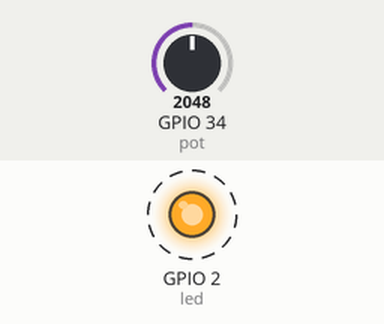
The program below on a simulated ESP32 board running MicroPython. On the bench: output pins drawn as LEDs (lit = HIGH). Dashed ring = blinking. Inputs (shaded band) come from the test bench; at power-on: GPIO 34 (pot) = 2048 (analog values on the 0–4095 scale). What the program prints to the serial console is not drawn.

Above: at 0.5 s.
Timing chart, 0 to 4.6 s (numbered marks = the images above):
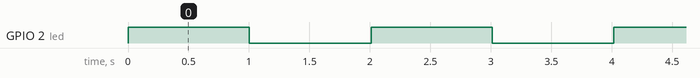

The program:

main.py
```python
#IMPORT RELATED LIBRARY
from machine import Pin, ADC
import time

#CONSTANT

#GLOBAL VAR
ledTick = 0
adcTick = 0

#USER DEFINE CLASS

#USER DEFINE FUNCTION
start_time = time.ticks_ms()
def millis():
    return time.ticks_ms() - start_time

#SETUP SECTION
led = Pin(2, Pin.OUT)
pot = ADC(Pin(34))
'''
ADC.ATTN_0DB — the full range voltage: 1.2V
ADC.ATTN_2_5DB — the full range voltage: 1.5V
ADC.ATTN_6DB — the full range voltage: 2.0V
ADC.ATTN_11DB — the full range voltage: 3.3V
'''
pot.atten(ADC.ATTN_11DB)

'''
ADC.WIDTH_9BIT = 9 - full range ADC: 512
ADC.WIDTH_10BIT = 10 - full range ADC: 1024
ADC.WIDTH_11BIT = 11 - full range ADC: 2048
ADC.WIDTH_12BIT = 12 - full range ADC: 4096
'''
pot.width(ADC.WIDTH_12BIT)	#optional

#LOOP SECTION
while True:
    if millis() >= ledTick:
        ledTick = millis()+1000
        led.value(not led.value())
    if millis() >= adcTick:
        adcTick = millis()+1000
        raw_adc = pot.read_u16()  # read a raw analog value in the range 0-65535
        adc_value = pot.read()
        microVolt = pot.read_uv()   # read an analog value in microvolts
        message_str = "RAW analog (0-65535): {}, ADC Value (0-4095): {}, MicroVolt: {:.3f}V".format(raw_adc,adc_value, float(microVolt)/1000000)
        print(message_str)
```

Measured:
- by itself, GPIO 2 (led): alternates HIGH for 1.0 s and LOW for 1.0 s
